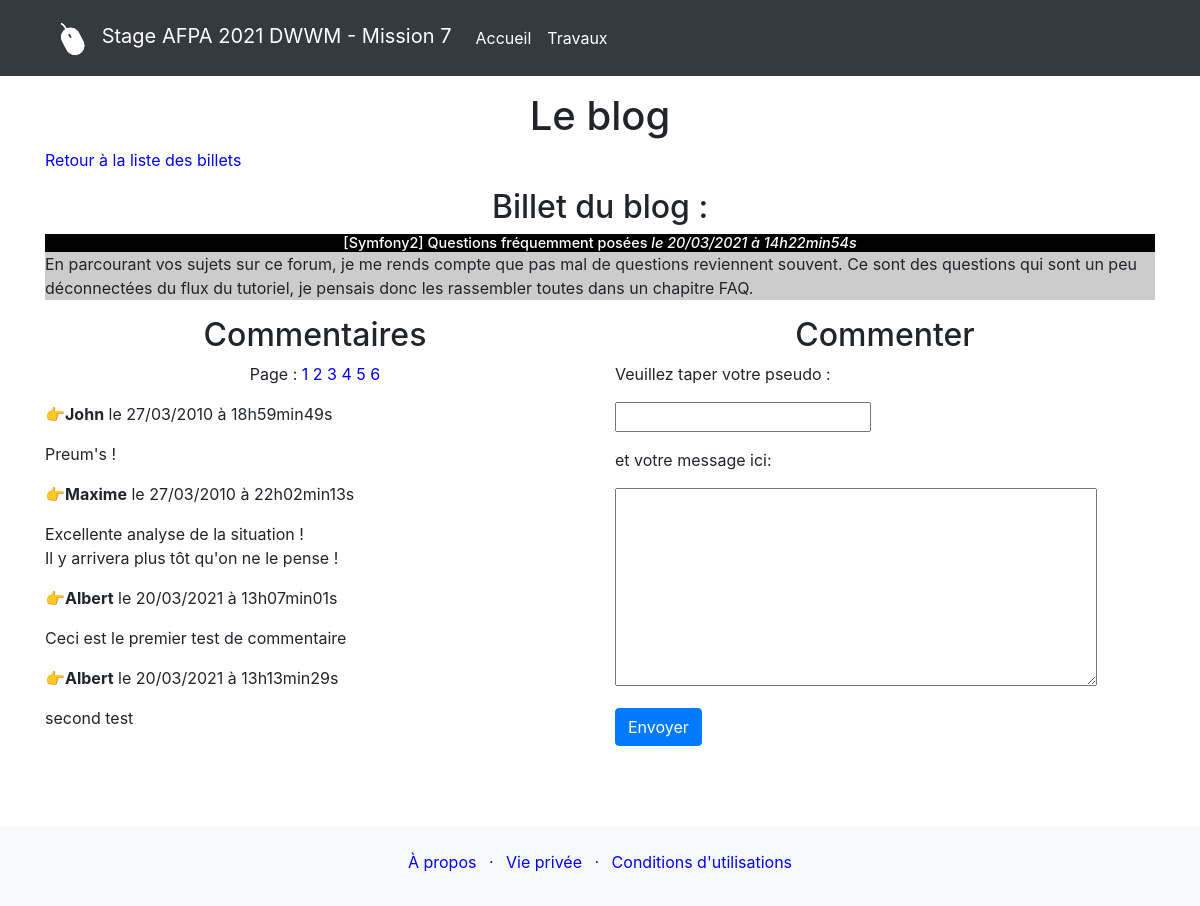
/commentaires.php?billet=6, run on the app's committed database.
### tables this page shows
CREATE TABLE IF NOT EXISTS `billets` (
  `id` int NOT NULL AUTO_INCREMENT,
  `titre` varchar(255) NOT NULL,
  `auteur` varchar(255) NOT NULL,
  `contenu` text NOT NULL,
  `date_creation` datetime NOT NULL,
  PRIMARY KEY (`id`)
);

CREATE TABLE IF NOT EXISTS `commentaires` (
  `id` int NOT NULL AUTO_INCREMENT,
  `id_billet` int NOT NULL,
  `auteur` varchar(255) NOT NULL,
  `commentaire` text NOT NULL,
  `date_commentaire` datetime NOT NULL,
  PRIMARY KEY (`id`)
);

### commentaires.php (the view, shortened to what this page needs)
<!DOCTYPE html>
<html lang="fr">
<head>
    <link rel="stylesheet" href="https://cdn.jsdelivr.net/npm/bootstrap@4.5.3/dist/css/bootstrap.min.css"
>
    <link href="./css/style.css" rel="stylesheet" />
</head>
<body>
    <?php include('menu.php'); ?>
    <div class="container">
        <div class="row my-3">
            <div class="col">
                <h1>Le blog</h1>
                <p><a href="blog.php">Retour à la liste des billets</a></p>
                <h2>Billet du blog :</h2>
                <?php
                include('connexion_bdd.php');
                $req = $bdd->prepare('SELECT id, titre, contenu, DATE_FORMAT(date_creation, \'%d/%m/%Y à %Hh%imin%ss\') AS date_creation_fr FROM billets WHERE id = ?');
                $req->execute([$_GET['billet']]);
                $donnees = $req->fetch();
                if(!empty($donnees)) {?>
                    <div class="billets">
                        <h3>
                            <?php
                            echo htmlspecialchars($donnees['titre']);
                            ?>
                            <em>le <?php echo $donnees['date_creation_fr']; ?></em>
                        </h3>
                        <p>
                            <?php
                            echo nl2br(htmlspecialchars($donnees['contenu']));
                            ?>
                        </p>
                    </div>
                    <div class="row my-3">
                        <div class="col-6">
                            <h2>Commentaires</h2>
                            <?php
                            include('pagination_commentaires.php');
                            $req = $bdd->prepare('SELECT auteur, commentaire, DATE_FORMAT(date_commentaire, \'le %d/%m/%Y à %Hh%imin%ss\') AS date_commentaire_fr FROM commentaires WHERE id_billet = ? ORDER BY date_commentaire LIMIT ' . $premier_comm_a_afficher . ', ' . $nb_comms_par_billet);
                            $req->execute([$_GET['billet']]);
                            while ($donnees = $req->fetch()) {
                                ?>
                                <p>&#128073<strong><?php echo htmlspecialchars($donnees['auteur']); ?></strong>
                                    <?php echo $donnees['date_commentaire_fr']; ?>
                                </p>
                                <p><?php echo nl2br(htmlspecialchars($donnees['commentaire'])); ?>
                                </p>
                                <?php
                            }
                            ?>
                        </div>
                        <div class="col-6">
                            <h2>Commenter</h2>
                            <?php if(isset($_COOKIE['auteur'])){?>
                            <p>Veuillez taper votre pseudo :</p>
                            <form action="commentaires_post.php" method="POST">
                                <p><input type="text" name="auteur" value=<?php echo $_COOKIE['auteur']; ?> required/></p>
                                <p>et votre message ici:</p>
                                <p><textarea name="commentaire" rows="8" cols="45" required>
                                </textarea></p>
                                <p><input type="hidden" name="billet" value="<?php echo $_GET['billet']?>"></p>
                                <p><input type="hidden" name="page_comms" value="<?php echo $page_comms?>"></p>
                                <p><input type="submit" class="btn btn-primary" value="Envoyer" /></p>
                            <?php
                            } else {?>
                                <p>Veuillez taper votre pseudo :</p>
                                <form action="commentaires_post.php" method="post">
                                    <p><input type="text" name="auteur" value="" required/></p>
                                    <p>et votre message ici:</p>
                                    <p><textarea name="commentaire" rows="8" cols="45" required>
                                    </textarea></p>
                                    <p><input type="submit" class="btn btn-primary" value="Envoyer" /></p>
                                </form>
                            <?php
                            }
                            }?>
                        </div>
                    </div>
            </div>
        </div>
    </div>
    <?php include('pieddepage.php'); ?>
</body>
</html>

### css/style.css (style rules this page uses)
h1, h2, h3, th, td { text-align: center; }
h3 { background-color: black; color: white; font-size: 0.9em; margin-bottom: 0px; }
.billets p { background-color: #CCCCCC; margin-top: 0px; }
.billets, .commentaires, .commenter { width: 100%; margin: auto; }
a { text-decoration: none; color: blue; }

### data on the page
billets: titre "[Symfony2] Questions fréquemment posées", contenu "En parcourant vos sujets sur ce forum, je me rends compte que pas mal de questions reviennent souvent. Ce sont des questions qui sont un peu déconnectées du flux du tutoriel, je pensais donc les rassembler toutes dans un chapitre FAQ."
commentaires: auteur "John", date_commentaire_fr "le 27/03/2010 à 18h59min49s", commentaire "Preum's !"
commentaires: auteur "Maxime", date_commentaire_fr "le 27/03/2010 à 22h02min13s", commentaire "Excellente analyse de la situation ! Il y arrivera plus tôt qu'on ne le pense !"
commentaires: auteur "Albert", date_commentaire_fr "le 20/03/2021 à 13h07min01s", commentaire "Ceci est le premier test de commentaire"
commentaires: auteur "Albert", date_commentaire_fr "le 20/03/2021 à 13h13min29s", commentaire "second test"

### other printed values
$donnees['date_creation_fr'] "20/03/2021 à 14h22min54s"
